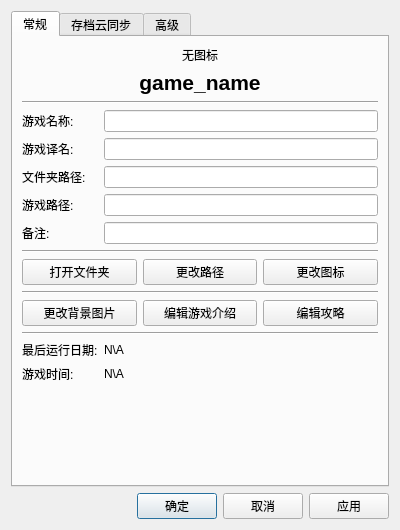
<?xml version="1.0" encoding="UTF-8"?>
<ui version="4.0">
 <class>Dialog</class>
 <widget class="QDialog" name="Dialog">
  <property name="geometry">
   <rect>
    <x>0</x>
    <y>0</y>
    <width>400</width>
    <height>530</height>
   </rect>
  </property>
  <property name="minimumSize">
   <size>
    <width>400</width>
    <height>530</height>
   </size>
  </property>
  <property name="maximumSize">
   <size>
    <width>400</width>
    <height>530</height>
   </size>
  </property>
  <property name="windowTitle">
   <string>属性...</string>
  </property>
  <layout class="QGridLayout" name="gridLayout">
   <item row="1" column="1">
    <layout class="QHBoxLayout" name="horizontalLayout_3">
     <item>
      <widget class="QPushButton" name="ok_btn">
       <property name="text">
        <string>确定</string>
       </property>
      </widget>
     </item>
     <item>
      <widget class="QPushButton" name="cancel_btn">
       <property name="text">
        <string>取消</string>
       </property>
      </widget>
     </item>
     <item>
      <widget class="QPushButton" name="apply_btn">
       <property name="text">
        <string>应用</string>
       </property>
      </widget>
     </item>
    </layout>
   </item>
   <item row="1" column="0">
    <spacer name="horizontalSpacer">
     <property name="orientation">
      <enum>Qt::Horizontal</enum>
     </property>
     <property name="sizeHint" stdset="0">
      <size>
       <width>40</width>
       <height>20</height>
      </size>
     </property>
    </spacer>
   </item>
   <item row="0" column="0" colspan="2">
    <widget class="QTabWidget" name="tabWidget">
     <property name="currentIndex">
      <number>0</number>
     </property>
     <widget class="QWidget" name="normal_tab">
      <attribute name="title">
       <string>常规</string>
      </attribute>
      <layout class="QGridLayout" name="gridLayout_5">
       <item row="0" column="0" colspan="2">
        <layout class="QGridLayout" name="gridLayout_2">
         <item row="9" column="0" colspan="2">
          <layout class="QHBoxLayout" name="horizontalLayout">
           <item>
            <widget class="QPushButton" name="open_folder_btn">
             <property name="text">
              <string>打开文件夹</string>
             </property>
            </widget>
           </item>
           <item>
            <widget class="QPushButton" name="change_path_btn">
             <property name="text">
              <string>更改路径</string>
             </property>
            </widget>
           </item>
           <item>
            <widget class="QPushButton" name="change_icon_btn">
             <property name="text">
              <string>更改图标</string>
             </property>
            </widget>
           </item>
          </layout>
         </item>
         <item row="14" column="0">
          <widget class="QLabel" name="label_8">
           <property name="text">
            <string>游戏时间:</string>
           </property>
          </widget>
         </item>
         <item row="13" column="1">
          <widget class="QLabel" name="last_run_label">
           <property name="text">
            <string>N\A</string>
           </property>
          </widget>
         </item>
         <item row="7" column="1">
          <widget class="QLineEdit" name="ps_edit"/>
         </item>
         <item row="12" column="0" colspan="2">
          <widget class="Line" name="line_4">
           <property name="orientation">
            <enum>Qt::Horizontal</enum>
           </property>
          </widget>
         </item>
         <item row="14" column="1">
          <widget class="QLabel" name="total_time_label">
           <property name="text">
            <string>N\A</string>
           </property>
          </widget>
         </item>
         <item row="4" column="0">
          <widget class="QLabel" name="label_3">
           <property name="text">
            <string>游戏译名:</string>
           </property>
          </widget>
         </item>
         <item row="7" column="0">
          <widget class="QLabel" name="label_7">
           <property name="text">
            <string>备注:</string>
           </property>
          </widget>
         </item>
         <item row="4" column="1">
          <widget class="QLineEdit" name="nick_name_edit"/>
         </item>
         <item row="10" column="0" colspan="2">
          <widget class="Line" name="line_3">
           <property name="orientation">
            <enum>Qt::Horizontal</enum>
           </property>
          </widget>
         </item>
         <item row="5" column="1">
          <widget class="QLineEdit" name="game_folder_edit"/>
         </item>
         <item row="5" column="0">
          <widget class="QLabel" name="label_4">
           <property name="text">
            <string>文件夹路径:</string>
           </property>
          </widget>
         </item>
         <item row="13" column="0">
          <widget class="QLabel" name="label">
           <property name="text">
            <string>最后运行日期:</string>
           </property>
          </widget>
         </item>
         <item row="3" column="0">
          <widget class="QLabel" name="label_2">
           <property name="text">
            <string>游戏名称:</string>
           </property>
          </widget>
         </item>
         <item row="2" column="0" colspan="2">
          <widget class="Line" name="line">
           <property name="orientation">
            <enum>Qt::Horizontal</enum>
           </property>
          </widget>
         </item>
         <item row="1" column="0" colspan="2">
          <widget class="QLabel" name="game_name_label">
           <property name="font">
            <font>
             <pointsize>16</pointsize>
             <bold>true</bold>
            </font>
           </property>
           <property name="text">
            <string>game_name</string>
           </property>
           <property name="alignment">
            <set>Qt::AlignCenter</set>
           </property>
           <property name="wordWrap">
            <bool>true</bool>
           </property>
          </widget>
         </item>
         <item row="3" column="1">
          <widget class="QLineEdit" name="game_name_edit"/>
         </item>
         <item row="6" column="1">
          <widget class="QLineEdit" name="exe_path_edit"/>
         </item>
         <item row="8" column="0" colspan="2">
          <widget class="Line" name="line_2">
           <property name="orientation">
            <enum>Qt::Horizontal</enum>
           </property>
          </widget>
         </item>
         <item row="15" column="0" colspan="2">
          <spacer name="verticalSpacer">
           <property name="orientation">
            <enum>Qt::Vertical</enum>
           </property>
           <property name="sizeHint" stdset="0">
            <size>
             <width>20</width>
             <height>40</height>
            </size>
           </property>
          </spacer>
         </item>
         <item row="0" column="0" colspan="2">
          <widget class="QLabel" name="icon_label">
           <property name="text">
            <string>无图标</string>
           </property>
           <property name="alignment">
            <set>Qt::AlignCenter</set>
           </property>
          </widget>
         </item>
         <item row="6" column="0">
          <widget class="QLabel" name="label_6">
           <property name="text">
            <string>游戏路径:</string>
           </property>
          </widget>
         </item>
         <item row="11" column="0" colspan="2">
          <layout class="QHBoxLayout" name="horizontalLayout_4">
           <item>
            <widget class="QPushButton" name="change_bg_btn">
             <property name="text">
              <string>更改背景图片</string>
             </property>
            </widget>
           </item>
           <item>
            <widget class="QPushButton" name="edit_metadata_btn">
             <property name="text">
              <string>编辑游戏介绍</string>
             </property>
            </widget>
           </item>
           <item>
            <widget class="QPushButton" name="edit_txt_btn">
             <property name="text">
              <string>编辑攻略</string>
             </property>
            </widget>
           </item>
          </layout>
         </item>
        </layout>
       </item>
      </layout>
     </widget>
     <widget class="QWidget" name="tab_2">
      <attribute name="title">
       <string>存档云同步</string>
      </attribute>
      <layout class="QGridLayout" name="gridLayout_4">
       <item row="0" column="0">
        <layout class="QGridLayout" name="gridLayout_3">
         <item row="5" column="0" colspan="2">
          <widget class="Line" name="line_5">
           <property name="orientation">
            <enum>Qt::Horizontal</enum>
           </property>
          </widget>
         </item>
         <item row="1" column="0">
          <widget class="QLabel" name="label_10">
           <property name="text">
            <string>云同步状态：</string>
           </property>
          </widget>
         </item>
         <item row="0" column="0" colspan="2">
          <widget class="QCheckBox" name="use_ncd_checkbox">
           <property name="text">
            <string>启用存档云同步</string>
           </property>
          </widget>
         </item>
         <item row="3" column="0">
          <widget class="QLabel" name="label_14">
           <property name="text">
            <string>云同步路径:</string>
           </property>
          </widget>
         </item>
         <item row="7" column="0" colspan="2">
          <spacer name="verticalSpacer_2">
           <property name="orientation">
            <enum>Qt::Vertical</enum>
           </property>
           <property name="sizeHint" stdset="0">
            <size>
             <width>20</width>
             <height>40</height>
            </size>
           </property>
          </spacer>
         </item>
         <item row="4" column="1">
          <widget class="QLabel" name="save_date_label">
           <property name="text">
            <string>N\A</string>
           </property>
          </widget>
         </item>
         <item row="3" column="1">
          <widget class="QLabel" name="sync_savepath_label">
           <property name="text">
            <string>N\A</string>
           </property>
          </widget>
         </item>
         <item row="1" column="1">
          <widget class="QLabel" name="sync_status_label">
           <property name="text">
            <string>N\A</string>
           </property>
          </widget>
         </item>
         <item row="2" column="0">
          <widget class="QLabel" name="label_5">
           <property name="text">
            <string>本地存档路径:</string>
           </property>
          </widget>
         </item>
         <item row="2" column="1">
          <widget class="QLineEdit" name="savedata_edit"/>
         </item>
         <item row="4" column="0">
          <widget class="QLabel" name="label_12">
           <property name="text">
            <string>云存档日期:</string>
           </property>
          </widget>
         </item>
         <item row="6" column="0" colspan="2">
          <layout class="QHBoxLayout" name="horizontalLayout_2">
           <item>
            <widget class="QPushButton" name="open_savedata_btn">
             <property name="text">
              <string>打开存档目录</string>
             </property>
            </widget>
           </item>
           <item>
            <widget class="QPushButton" name="change_savedata_btn">
             <property name="text">
              <string>更改本地存档路径</string>
             </property>
            </widget>
           </item>
           <item>
            <widget class="QPushButton" name="fix_ncd_btn">
             <property name="text">
              <string>修复云同步连接</string>
             </property>
            </widget>
           </item>
          </layout>
         </item>
        </layout>
       </item>
      </layout>
     </widget>
     <widget class="QWidget" name="tab">
      <attribute name="title">
       <string>高级</string>
      </attribute>
      <layout class="QGridLayout" name="gridLayout_7">
       <item row="0" column="0">
        <layout class="QGridLayout" name="gridLayout_6">
         <item row="1" column="0" colspan="2">
          <widget class="Line" name="line_6">
           <property name="orientation">
            <enum>Qt::Horizontal</enum>
           </property>
          </widget>
         </item>
         <item row="2" column="0" colspan="2">
          <spacer name="verticalSpacer_3">
           <property name="orientation">
            <enum>Qt::Vertical</enum>
           </property>
           <property name="sizeHint" stdset="0">
            <size>
             <width>20</width>
             <height>40</height>
            </size>
           </property>
          </spacer>
         </item>
         <item row="0" column="1">
          <widget class="QLineEdit" name="run_arg_edit"/>
         </item>
         <item row="0" column="0">
          <widget class="QLabel" name="label_9">
           <property name="text">
            <string>运行参数:</string>
           </property>
          </widget>
         </item>
        </layout>
       </item>
      </layout>
     </widget>
    </widget>
   </item>
  </layout>
 </widget>
 <resources/>
 <connections/>
</ui>
